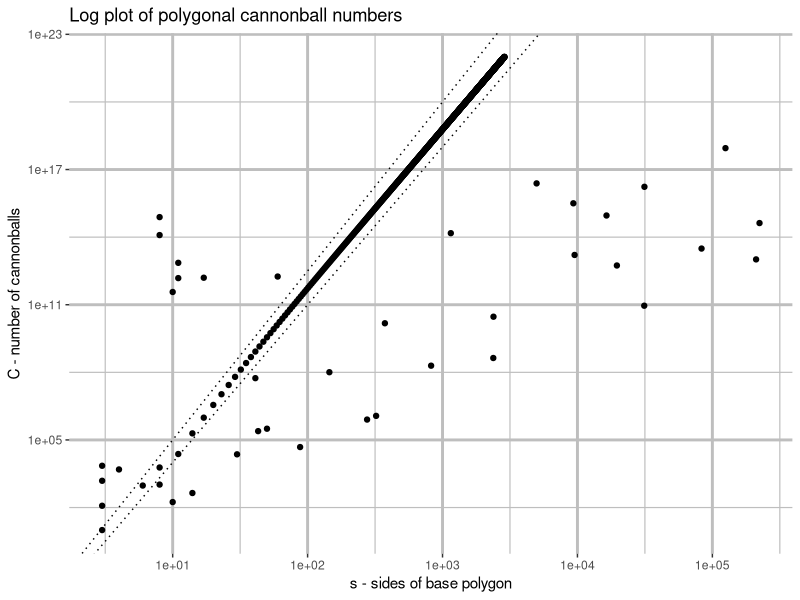
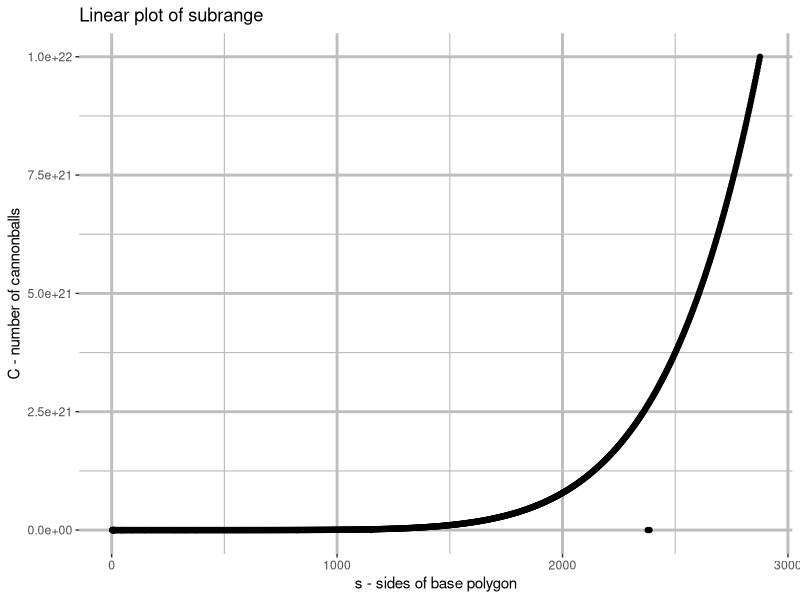
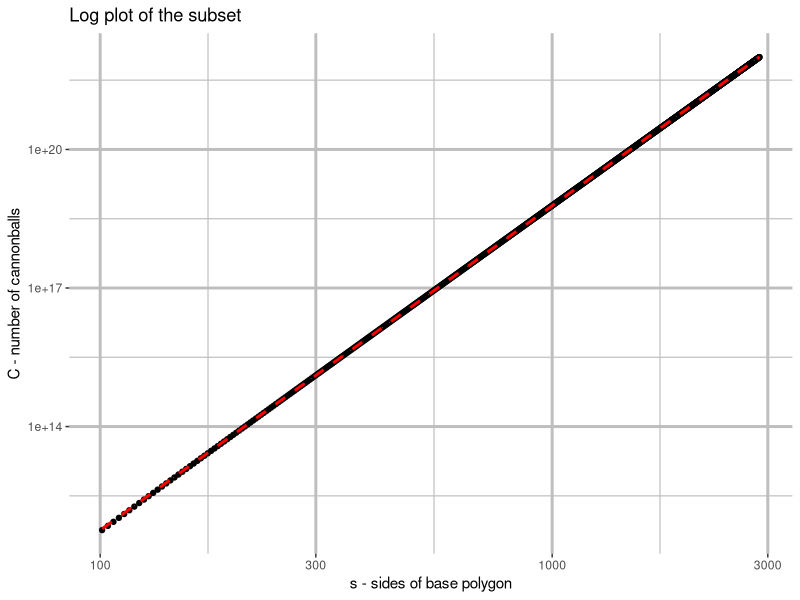

Here is the R script that generated these plots, in order:
library(ggplot2)

soln_df <- read.table("solutions.tsv")
colnames(soln_df) <- c("s", "C", "n_P", "n_C")

trend_df <- subset(soln_df, log10(C) > -3 + 7 * log10(s) &
                            log10(C) < -2.5 + 7.5 * log10(s) &
                            s > 100)

model <- lm(log(C) ~ log(s), data=trend_df)
intercept <- coef(summary(model))["(Intercept)", "Estimate"]
grad <- coef(summary(model))["log(s)", "Estimate"]
cat("\\begin{equation*}\n")
cat("C =", exp(intercept), "\\cdot s ^ {", grad, "}\n")
cat("\\end{equation*}\n")

ggplot(soln_df, aes(s, C)) +
    geom_point() +
    ggtitle("Log plot of polygonal cannonball numbers") +
    labs(x="s - sides of base polygon", y="C - number of cannonballs") +
    theme(panel.grid.minor = element_line(colour="gray", size=0.4),
          panel.grid.major = element_line(colour="gray", size=1),
          panel.background = element_blank()) +
    scale_x_log10() +
    scale_y_log10() +
    geom_abline(intercept = -3, slope = 7, linetype="dotted") +
    geom_abline(intercept = -2.5, slope = 7.5, linetype="dotted")

ggplot(soln_df, aes(s, C)) +
    geom_point() +
    ggtitle("Linear plot of subrange") +
    labs(x="s - sides of base polygon", y="C - number of cannonballs") +
    theme(panel.grid.minor = element_line(colour="gray", size=0.4),
          panel.grid.major = element_line(colour="gray", size=1),
          panel.background = element_blank()) +
    xlim(0, tail(trend_df$s, n = 1))

ggplot(trend_df, aes(s, C)) +
    geom_point() +
    ggtitle("Log plot of the subset") +
    labs(x="s - sides of base polygon", y="C - number of cannonballs") +
    theme(panel.grid.minor = element_line(colour="gray", size=0.4),
          panel.grid.major = element_line(colour="gray", size=1),
          panel.background = element_blank()) +
    scale_x_log10() +
    scale_y_log10() +
    geom_smooth(method = "lm", linetype="dashed", color="red")
